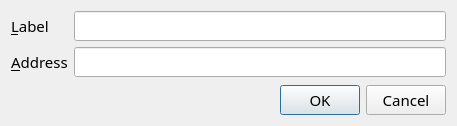
<?xml version="1.0" encoding="UTF-8"?>
<ui version="4.0">
 <class>EditAddressDialog</class>
 <widget class="QDialog" name="EditAddressDialog">
  <property name="geometry">
   <rect>
    <x>0</x>
    <y>0</y>
    <width>457</width>
    <height>126</height>
   </rect>
  </property>
  <property name="font">
   <font>
    <family>Roboto Lt</family>
    <pointsize>11</pointsize>
   </font>
  </property>
  <property name="windowTitle">
   <string>Edit Address</string>
  </property>
  <layout class="QVBoxLayout" name="verticalLayout">
   <item>
    <layout class="QFormLayout" name="formLayout">
     <property name="fieldGrowthPolicy">
      <enum>QFormLayout::AllNonFixedFieldsGrow</enum>
     </property>
     <item row="0" column="0">
      <widget class="QLabel" name="label">
       <property name="text">
        <string>&amp;Label</string>
       </property>
       <property name="buddy">
        <cstring>labelEdit</cstring>
       </property>
      </widget>
     </item>
     <item row="0" column="1">
      <widget class="QLineEdit" name="labelEdit">
       <property name="toolTip">
        <string>The label associated with this address list entry</string>
       </property>
      </widget>
     </item>
     <item row="1" column="0">
      <widget class="QLabel" name="label_2">
       <property name="text">
        <string>&amp;Address</string>
       </property>
       <property name="buddy">
        <cstring>addressEdit</cstring>
       </property>
      </widget>
     </item>
     <item row="1" column="1">
      <widget class="QValidatedLineEdit" name="addressEdit">
       <property name="toolTip">
        <string>The address associated with this address list entry. This can only be modified for sending addresses.</string>
       </property>
      </widget>
     </item>
    </layout>
   </item>
   <item>
    <widget class="QDialogButtonBox" name="buttonBox">
     <property name="orientation">
      <enum>Qt::Horizontal</enum>
     </property>
     <property name="standardButtons">
      <set>QDialogButtonBox::Cancel|QDialogButtonBox::Ok</set>
     </property>
    </widget>
   </item>
  </layout>
 </widget>
 <customwidgets>
  <customwidget>
   <class>QValidatedLineEdit</class>
   <extends>QLineEdit</extends>
   <header>qvalidatedlineedit.h</header>
  </customwidget>
 </customwidgets>
 <resources/>
 <connections>
  <connection>
   <sender>buttonBox</sender>
   <signal>accepted()</signal>
   <receiver>EditAddressDialog</receiver>
   <slot>accept()</slot>
   <hints>
    <hint type="sourcelabel">
     <x>20</x>
     <y>20</y>
    </hint>
    <hint type="destinationlabel">
     <x>20</x>
     <y>20</y>
    </hint>
   </hints>
  </connection>
  <connection>
   <sender>buttonBox</sender>
   <signal>rejected()</signal>
   <receiver>EditAddressDialog</receiver>
   <slot>reject()</slot>
   <hints>
    <hint type="sourcelabel">
     <x>20</x>
     <y>20</y>
    </hint>
    <hint type="destinationlabel">
     <x>20</x>
     <y>20</y>
    </hint>
   </hints>
  </connection>
 </connections>
</ui>
